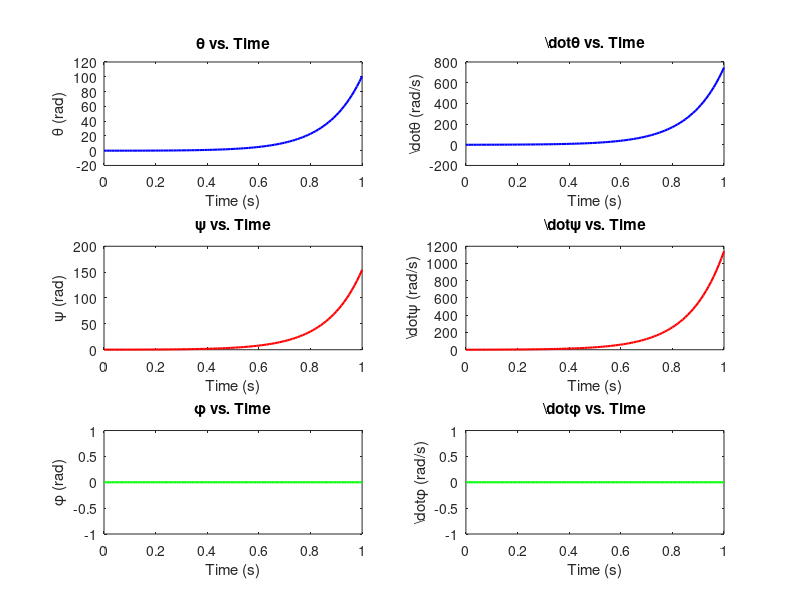

MATLAB code for this plot:
function pendulum_simulation()

    % Initial conditions
    x0 = [0; 0.18; 0; 0; 0; 0]; % [theta; psi; phi; dot{theta}; dot{psi}; dot{phi}]

    % Time span for simulation
    tspan = 0:0.01:1; % From 0 to 10 seconds with a time step of 0.01 seconds

    % Solve the differential equations using ode45 solver
    [t, x] = ode45(@penduloinvertido_f, tspan, x0);

    % Extract the states for plotting
    theta = x(:, 1);
    psi = x(:, 2);
    phi = x(:, 3);
    dot_theta = x(:, 4);
    dot_psi = x(:, 5);
    dot_phi = x(:, 6);

    % Plot the results
    figure;

    subplot(3, 2, 1);
    plot(t, theta, 'b', 'LineWidth', 1.5);
    xlabel('Time (s)');
    ylabel('\theta (rad)');
    title('\theta vs. Time');

    subplot(3, 2, 3);
    plot(t, psi, 'r', 'LineWidth', 1.5);
    xlabel('Time (s)');
    ylabel('\psi (rad)');
    title('\psi vs. Time');

    subplot(3, 2, 5);
    plot(t, phi, 'g', 'LineWidth', 1.5);
    xlabel('Time (s)');
    ylabel('\phi (rad)');
    title('\phi vs. Time');

    subplot(3, 2, 2);
    plot(t, dot_theta, 'b', 'LineWidth', 1.5);
    xlabel('Time (s)');
    ylabel('\dot{\theta} (rad/s)');
    title('\dot{\theta} vs. Time');

    subplot(3, 2, 4);
    plot(t, dot_psi, 'r', 'LineWidth', 1.5);
    xlabel('Time (s)');
    ylabel('\dot{\psi} (rad/s)');
    title('\dot{\psi} vs. Time');

    subplot(3, 2, 6);
    plot(t, dot_phi, 'g', 'LineWidth', 1.5);
    xlabel('Time (s)');
    ylabel('\dot{\phi} (rad/s)');
    title('\dot{\phi} vs. Time');

end

function dx = penduloinvertido_f(t, x)
    % Variaveis de estado
    theta = x(1);
    psi = x(2);
    phi = x(3);

    % Derivadas das variaveis de estado
    theta_dot = x(4);
    psi_dot = x(5);
    phi_dot = x(6);

    % Parâmetros do sistema
    g = 9.8;  % gravidade
    m = 0.03; % peso da roda
    R = 0.04; % raio da roda
    Jw = m * R^2 / 2; % momento de inercia da roda
    M = 0.6;  % peso do corpo
    W = 0.14; % largura do corpo
    D = 0.04; % profundidade do corpo
    H = 0.144; % altura do corpo
    L = H / 2; % distancia do centro de massa do corpo ao eixo da roda
    Jphi = M * L^2 / 3; % momento de inercia do corpo em pitch
    Jpsi = M * (W^2 + D^2) / 12; % momento de inercia do corpo em rumo
    Rm = 6.69; % resistencia do motor DC
    Kt = 0.4; % constante de torque (Nm/A)
    Ke = 0.4; % e constante de EMF (V s/rad)
    fm = 0.0022; % atrito entre o corpo e o motor
    n = 1; % reducao do motor

    % Matriz de inercia inversa
    M_inv = inv([
        R^2 * (2 * m + M) + 2 * Jw, M * R * L , 0;
        M * R * L , M * L^2 + Jpsi, 0;
        0, 0, m * (W^2 / 2) + Jphi + (W^2 / (2 * R^2)) * Jw
    ]);

    % Matriz G
    G = [
        0;
        -M * g * L * psi;
        0
    ];

    % Matriz C
    C = [
        0;
        0;
        0
    ];

    % Matriz Q
    Q = [
        -2 * ((n * Kt * Ke / Rm) + fm), 2 * ((n * Kt * Ke / Rm) + fm), 0;
        2 * ((n * Kt * Ke / Rm) + fm), -2 * ((n * Kt * Ke / Rm) + fm), 0;
        0, 0, -W^2 / (2 * R^2) * ((n * Kt * Ke / Rm) + fm)
    ];

    F = Q*[theta_dot; psi_dot; phi_dot]

    % Vetor de entrada
    V = [0; 0]; % [V_l; V_r]

    % Sistema de equacoes diferenciais
    dx = zeros(6, 1);
    dx(1:3) = [theta_dot; psi_dot; phi_dot];
    dx(4:6) = M_inv * (F - G - C);
end
pendulum_simulation();
